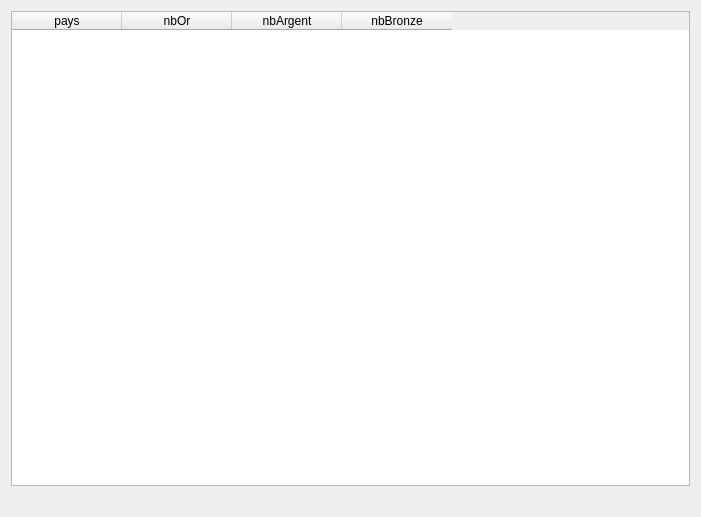
<?xml version="1.0" encoding="UTF-8"?>
<ui version="4.0">
 <class>classement_pays</class>
 <widget class="QDialog" name="classement_pays">
  <property name="geometry">
   <rect>
    <x>0</x>
    <y>0</y>
    <width>701</width>
    <height>517</height>
   </rect>
  </property>
  <property name="windowTitle">
   <string>Classement des pays en fonction de leurs nombre de médailles</string>
  </property>
  <layout class="QGridLayout" name="gridLayout">
   <item row="0" column="0">
    <layout class="QHBoxLayout" name="horizontalLayout_2"/>
   </item>
   <item row="3" column="0">
    <widget class="QLabel" name="label_classement_pays">
     <property name="text">
      <string/>
     </property>
     <property name="alignment">
      <set>Qt::AlignCenter</set>
     </property>
    </widget>
   </item>
   <item row="2" column="0">
    <widget class="QTableWidget" name="table_classement_pays">
     <property name="sizePolicy">
      <sizepolicy hsizetype="Expanding" vsizetype="Expanding">
       <horstretch>0</horstretch>
       <verstretch>0</verstretch>
      </sizepolicy>
     </property>
     <property name="layoutDirection">
      <enum>Qt::LeftToRight</enum>
     </property>
     <attribute name="horizontalHeaderCascadingSectionResizes">
      <bool>true</bool>
     </attribute>
     <attribute name="horizontalHeaderDefaultSectionSize">
      <number>110</number>
     </attribute>
     <attribute name="horizontalHeaderMinimumSectionSize">
      <number>50</number>
     </attribute>
     <attribute name="horizontalHeaderShowSortIndicator" stdset="0">
      <bool>false</bool>
     </attribute>
     <attribute name="horizontalHeaderStretchLastSection">
      <bool>false</bool>
     </attribute>
     <attribute name="verticalHeaderVisible">
      <bool>false</bool>
     </attribute>
     <attribute name="verticalHeaderCascadingSectionResizes">
      <bool>false</bool>
     </attribute>
     <attribute name="verticalHeaderStretchLastSection">
      <bool>false</bool>
     </attribute>
     <column>
      <property name="text">
       <string>pays</string>
      </property>
     </column>
     <column>
      <property name="text">
       <string>nbOr</string>
      </property>
     </column>
     <column>
      <property name="text">
       <string>nbArgent</string>
      </property>
     </column>
     <column>
      <property name="text">
       <string>nbBronze</string>
      </property>
     </column>
    </widget>
   </item>
  </layout>
 </widget>
 <resources/>
 <connections/>
 <slots>
  <slot>refreshResult()</slot>
 </slots>
</ui>
